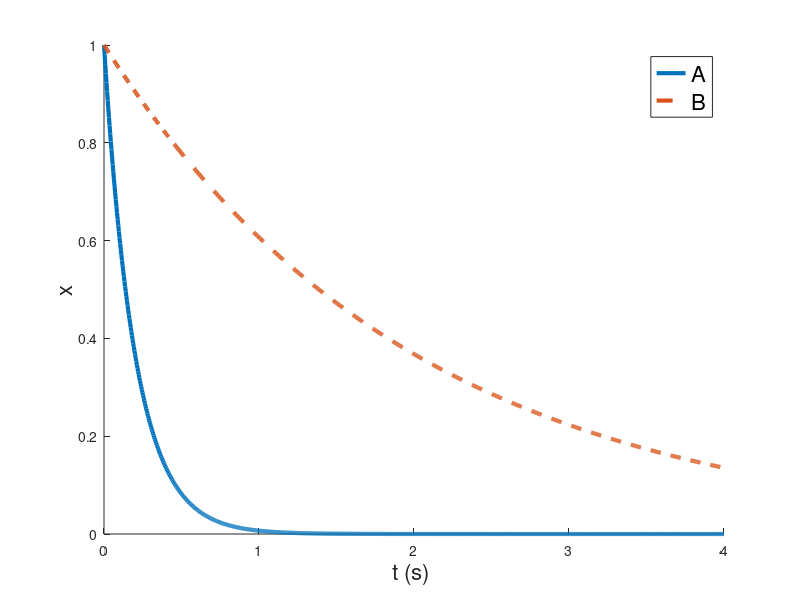

Here is the MATLAB script that generated this plot: (Note: this script raises an error after producing the figure.)
t=linspace(0,4,1000);
 Fontsize=16;

taulow=0.2;
tauhigh=2;

figure;
hold all

plot(t,exp(-t./taulow),'-','linewidth',3)

plot(t,exp(-t./tauhigh),'--','linewidth',3)
hold off
xlabel('t (s) ','Fontsize',Fontsize);
ylabel('x','Fontsize',Fontsize);
legh=legend('A','B');
set(legh,'Fontsize',Fontsize);
export_fig('ex_1st_order.png','-r100','-transparent')



%% freq resp
R=1000;
C=1e-6;
w=0:100000;
fr=1./(1+j*w*R*C);
loglog(w,abs(fr),'linewidth',3);

xlabel('freq (Hz) ','Fontsize',Fontsize);
ylabel('|H|','Fontsize',Fontsize);
export_fig('RC_resp.png','-r100','-transparent')
